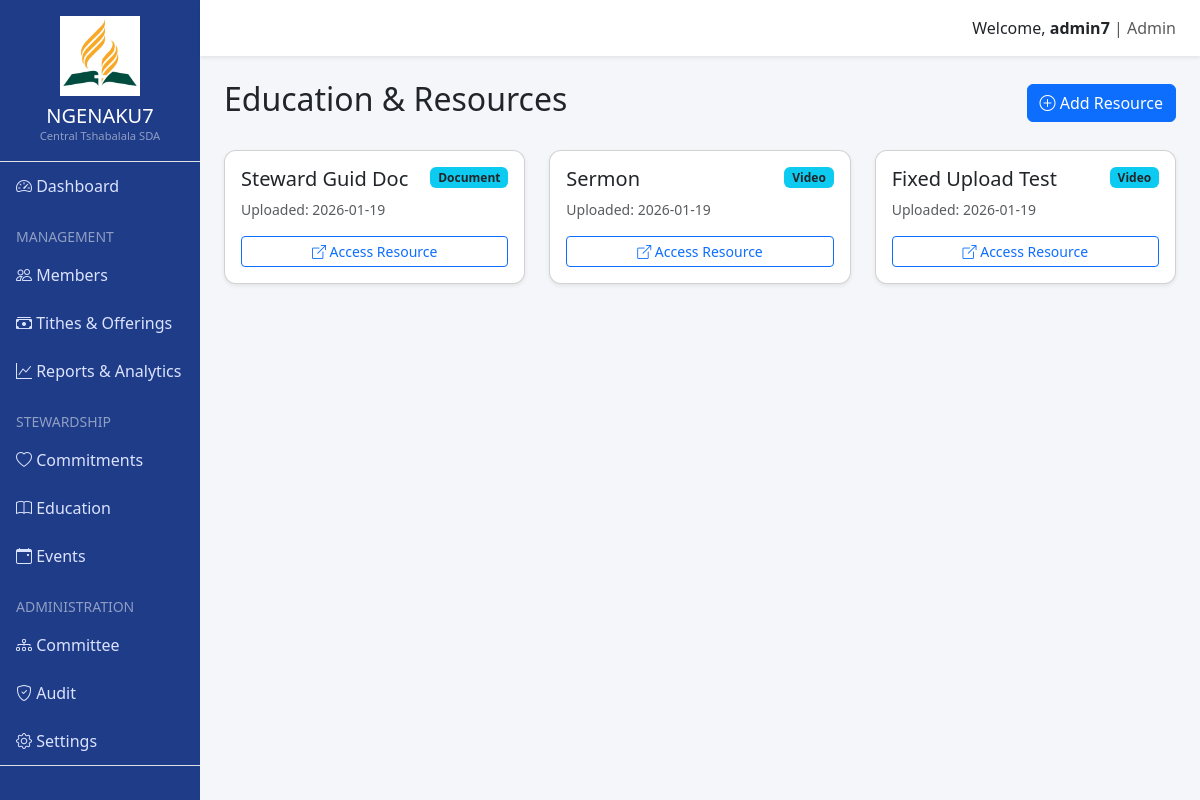
Page /stewardship/education (signed in) on the committed database.
### app/models/core.py (models this page shows, shortened)
class User(UserMixin, db.Model):
    id = db.Column(db.Integer, primary_key=True)
    username = db.Column(db.String(64), index=True, unique=True)
    email = db.Column(db.String(120), index=True, unique=True)
    password_hash = db.Column(db.String(128))
    role_id = db.Column(db.Integer, db.ForeignKey('role.id'))
    @property
    def is_admin(self):
        return self.role and self.role.name == 'Admin'
    @property
    def is_staff(self):
        return self.role and self.role.name in ['Admin', 'Director', 'Treasurer']

class Role(db.Model):
    id = db.Column(db.Integer, primary_key=True)
    name = db.Column(db.String(64), unique=True)
    permissions = db.Column(db.Integer)
    users = db.relationship('User', backref='role', lazy='dynamic')

### app/models/stewardship.py (models this page shows)
class Resource(db.Model):
    id = db.Column(db.Integer, primary_key=True)
    title = db.Column(db.String(128))
    type = db.Column(db.String(64)) # Video, PDF, Sermon
    url = db.Column(db.String(256))
    uploaded_at = db.Column(db.DateTime, default=datetime.utcnow)

### app/routes/stewardship.py (the view)
@bp.route('/education')
@login_required
def education():
    resources = Resource.query.all()
    return render_template('stewardship/education.html', resources=resources)

### app/models/core.py (called while the page is built)
@login_manager.user_loader
def load_user(id):
    return User.query.get(int(id))

### app/templates/stewardship/education.html
{% extends "base.html" %}
{% block content %}
<div class="d-flex justify-content-between align-items-center mb-4">
    <h2>Education & Resources</h2>
    <a href="{{ url_for('stewardship.add_resource') }}" class="btn btn-primary"><i class="bi bi-plus-circle"></i> Add
        Resource</a>
</div>
<div class="row g-4">
    {% for r in resources %}
    <div class="col-md-4">
        <div class="card shadow-sm h-100">
            <div class="card-body">
                <div class="d-flex justify-content-between align-items-start mb-2">
                    <h5 class="card-title mb-0">{{ r.title }}</h5>
                    <span class="badge bg-info text-dark">{{ r.type }}</span>
                </div>
                <p class="card-text text-muted small">Uploaded: {{ r.uploaded_at.strftime('%Y-%m-%d') }}</p>
                <a href="{{ r.url }}" target="_blank" class="btn btn-outline-primary btn-sm w-100">
                    <i class="bi bi-box-arrow-up-right"></i> Access Resource
                </a>
            </div>
        </div>
    </div>
    {% else %}
    <div class="col-12">
        <div class="alert alert-light text-center">No resources available yet.</div>
    </div>
    {% endfor %}
</div>
{% endblock %}

### app/templates/base.html (shortened to what this page needs)
<!DOCTYPE html>
<html lang="en">
<head>
    <link href="https://cdn.jsdelivr.net/npm/bootstrap@5.3.2/dist/css/bootstrap.min.css" rel="stylesheet">
    <link href="https://cdn.jsdelivr.net/npm/bootstrap-icons/font/bootstrap-icons.css" rel="stylesheet">
</head>
<body>
    <div class="container-fluid">
        <div class="row">
            {% if current_user.is_authenticated %}
            <div class="col-md-2 sidebar p-0">
                <div class="text-center py-3 border-bottom">
                    <img src="{{ url_for('static', filename='img/logo.png') }}" alt="SDA Logo" class="img-fluid mb-2"
                        style="max-height: 80px;">
                    <h5 class="m-0">NGENAKU7</h5>
                    <small class="d-block text-white-50" style="font-size: 0.7rem;">Central Tshabalala SDA</small>
                </div>
                <a href="{{ url_for('main.dashboard') }}"><i class="bi bi-speedometer2"></i> Dashboard</a>
                {% if current_user.is_staff %}
                <ul class="list-unstyled ps-3 small text-uppercase text-white-50 mt-3 mb-1">
                    <li>Management</li>
                </ul>
                <a href="{{ url_for('members.index') }}"><i class="bi bi-people"></i> Members</a>
                <a href="{{ url_for('finance.index') }}"><i class="bi bi-cash-stack"></i> Tithes & Offerings</a>
                <a href="{{ url_for('reports.index') }}"><i class="bi bi-graph-up"></i> Reports & Analytics</a>
                {% endif %}
                <ul class="list-unstyled ps-3 small text-uppercase text-white-50 mt-3 mb-1">
                    <li>Stewardship</li>
                </ul>
                <a href="{{ url_for('stewardship.commitments') }}"><i class="bi bi-heart"></i> Commitments</a>
                <a href="{{ url_for('stewardship.education') }}"><i class="bi bi-book"></i> Education</a>
                <a href="{{ url_for('stewardship.events') }}"><i class="bi bi-calendar-event"></i> Events</a>
                {% if current_user.is_admin or current_user.is_director %}
                <ul class="list-unstyled ps-3 small text-uppercase text-white-50 mt-3 mb-1">
                    <li>Administration</li>
                </ul>
                <a href="{{ url_for('stewardship.committee') }}"><i class="bi bi-diagram-3"></i> Committee</a>
                <a href="{{ url_for('stewardship.audit') }}"><i class="bi bi-shield-check"></i> Audit</a>
                <a href="{{ url_for('stewardship.settings') }}"><i class="bi bi-gear"></i> Settings</a>
                {% endif %}
                <div class="mt-auto pt-3 border-top border-white-50">
                    <a href="{{ url_for('auth.logout') }}" class="text-danger"><i class="bi bi-box-arrow-right"></i>
                        Logout</a>
                </div>
            </div>
            {% endif %}
            <div class="{{ 'col-md-10 p-0 main-content' if current_user.is_authenticated else 'col-12 p-0' }}">
                <nav class="navbar navbar-light shadow-sm px-4">
                    <span class="navbar-text ms-auto">
                        {% if current_user.is_authenticated %}
                        <a href="{{ url_for('main.profile') }}" class="text-decoration-none text-dark">
                            Welcome, <strong>{{ current_user.username }}</strong>
                        </a> | {{ current_user.role.name }}
                        {% else %}
                        <button type="button" class="btn btn-sm btn-outline-primary me-2" data-bs-toggle="modal"
                            data-bs-target="#loginModal">Login</button>
                        <button type="button" class="btn btn-sm btn-primary" data-bs-toggle="modal"
                            data-bs-target="#signupModal">Sign Up</button>
                        {% endif %}
                    </span>
                </nav>
                <div class="p-4">
                    {% block content %}{% endblock %}
                </div>
            </div>
        </div>
    </div>
</body>
</html>

### app/templates/base.html (style rules this page uses)
body { background-color: #f4f6f9; }
.sidebar { height: 100vh; background: #1f3c88; color: #fff; position: fixed; top: 0; left: 0; overflow-y: auto; }
.sidebar a { color: #dce3ff; text-decoration: none; display: block; padding: 12px 16px; }
.card { border-radius: 12px; }
.navbar { background: #ffffff; }
.main-content { margin-left: 16.66667%; transition: all 0.3s; }

### rows in the picture
User: username "admin7"
Role: role.name "Admin"
Resource: title "Steward Guid Doc", type "Document", uploaded_at "2026-01-19"
Resource: title "Sermon", type "Video", uploaded_at "2026-01-19"
Resource: title "Fixed Upload Test", type "Video", uploaded_at "2026-01-19"
